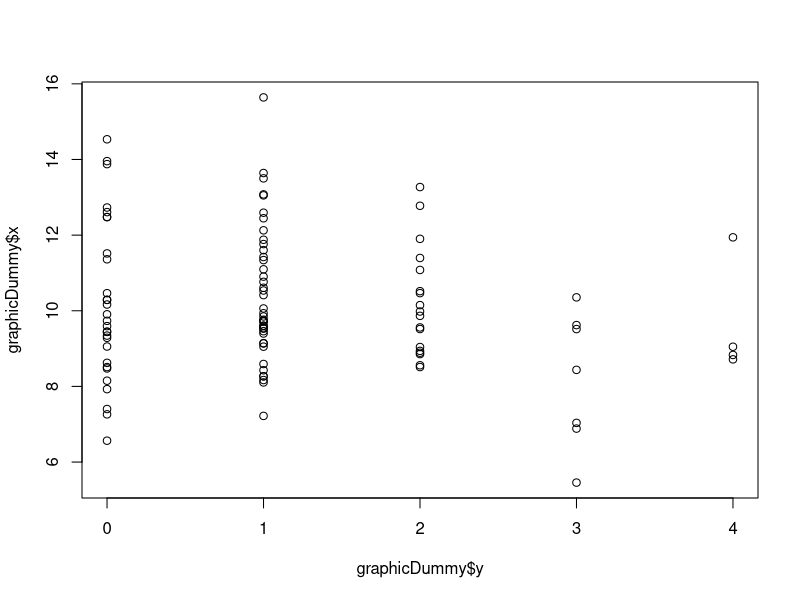
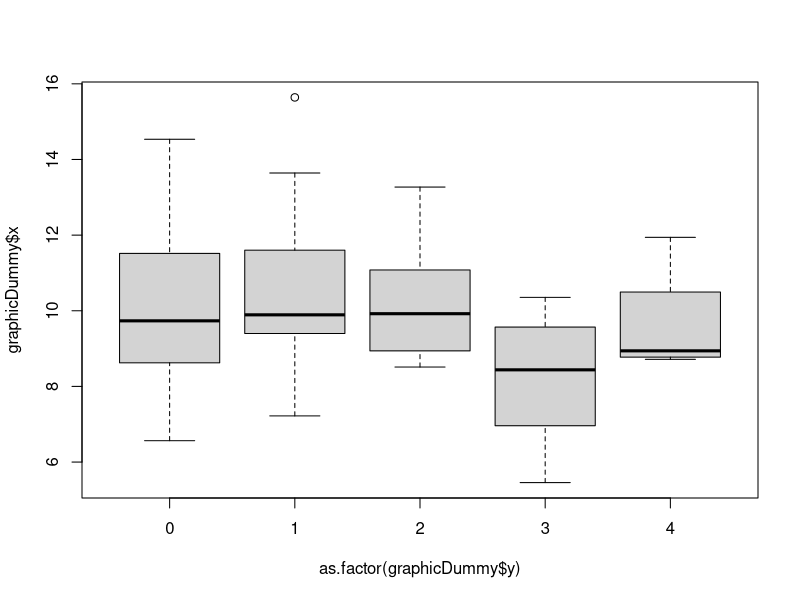
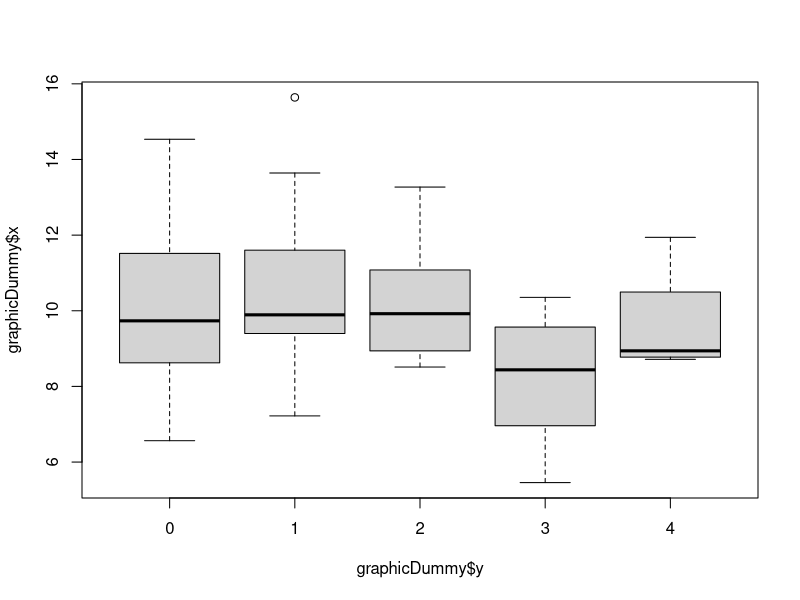
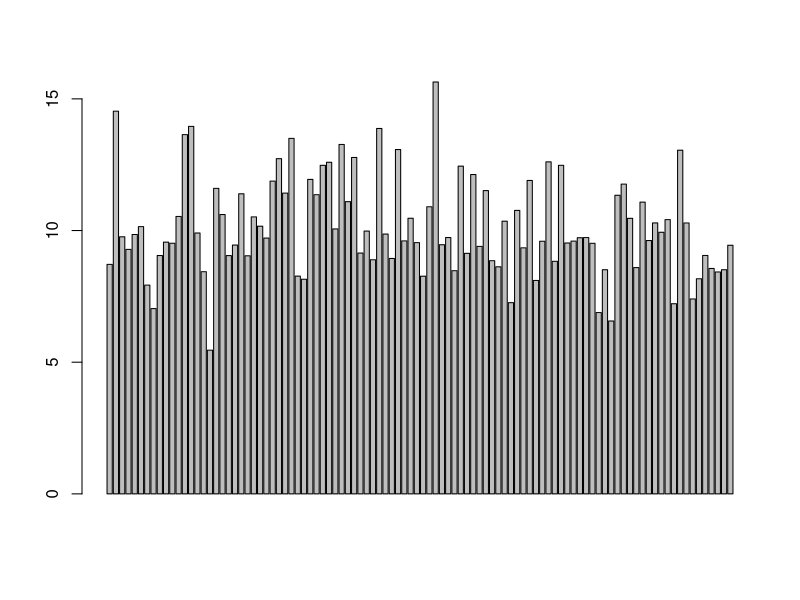
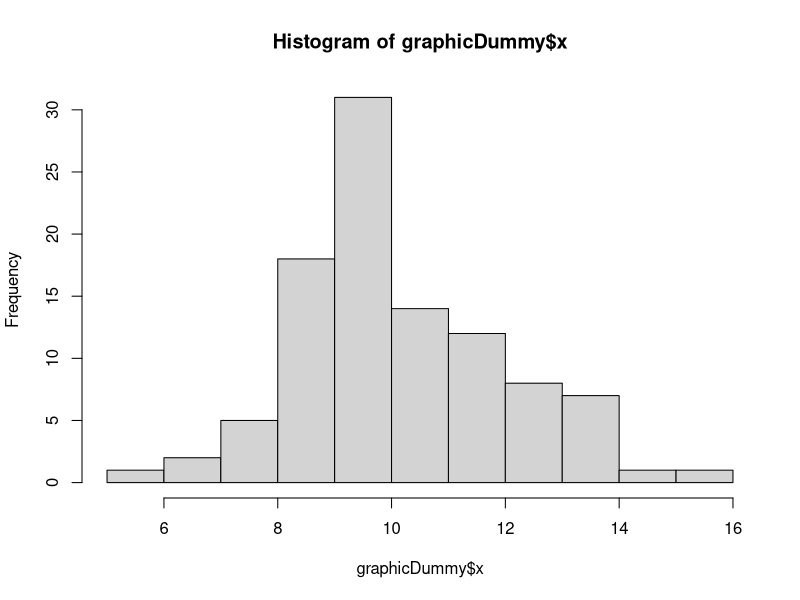
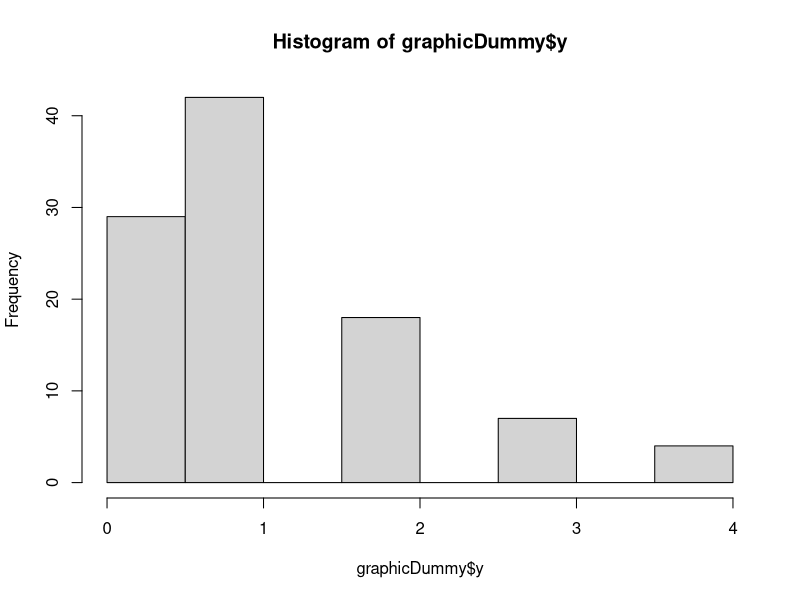
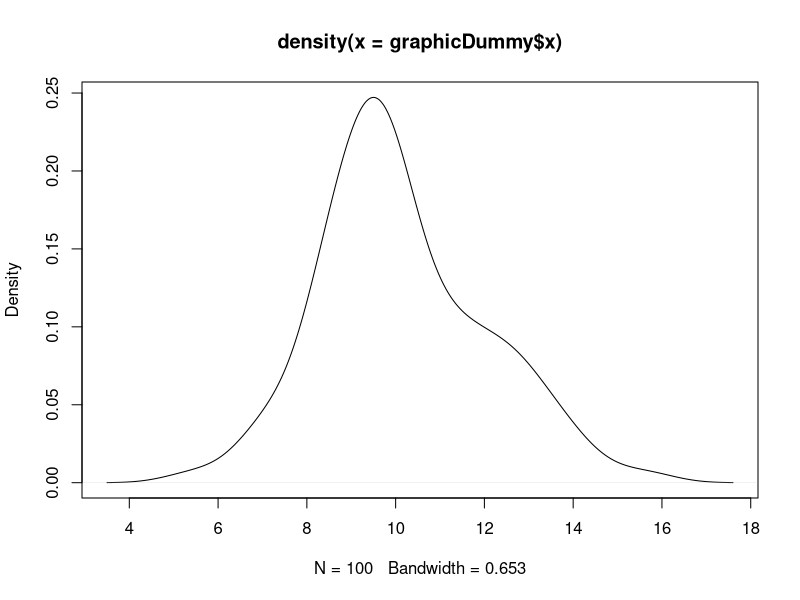
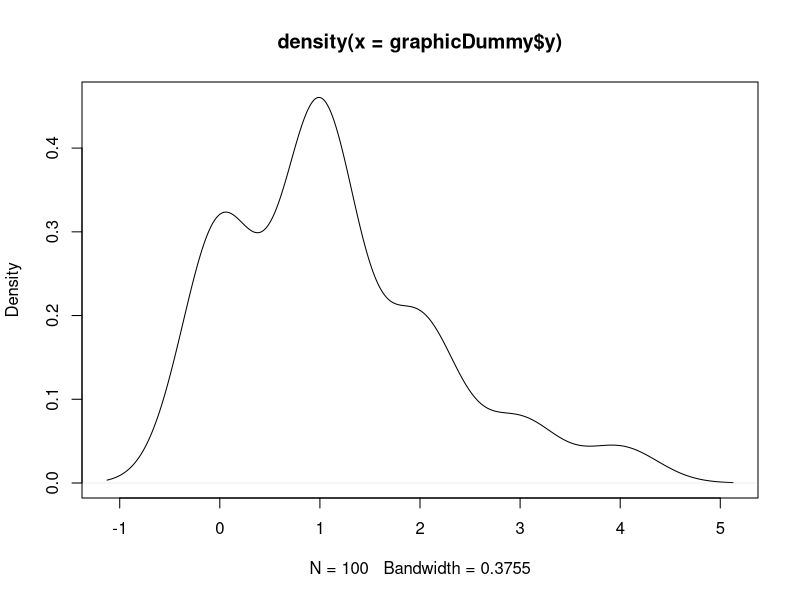

Write the R code that produced these figures, in order.
## ---- chunk 1
library('ggplot2')
library('dplyr')
## ---- chunk 2
graphicDummy <- data.frame(x = rnorm(100, 10, 2), y = rpois(100, 1.2))
plot(graphicDummy$x~graphicDummy$y)
plot(graphicDummy$x~as.factor(graphicDummy$y))
boxplot(graphicDummy$x~graphicDummy$y)
barplot(graphicDummy$x)
hist(graphicDummy$x)
hist(graphicDummy$y)
plot(density(graphicDummy$x))
plot(density(graphicDummy$y))
## ---- chunk 3
plotTable <- data.frame(time = 1:10,
                        depVal = c((1:10)*2)+2,
                        typeDep = rep(c('first', 'second'), times = 5))
basePlot <- ggplot(plotTable, aes(x = time, y = depVal)) +
  geom_point(aes(colour = typeDep, alpha = 0.8, shape = typeDep, size = 3.5),
             show.legend = FALSE)
basePlot
## ---- chunk 4
basePlot +
  labs(title = 'Basic dot plot', x = 'Time', y = 'Dependent variable') +
  theme(axis.title.x = element_text(size = rel(0.7), colour = 'red'),
        axis.title.y = element_text(size = rel(1.1)), 
        plot.background = element_rect(fill = 'yellow'),
        panel.background = element_rect(fill = 'pink'),
        panel.grid = element_blank())
  
## ---- chunk 5
basePlot +
  labs(title = 'Basic dot plot', x = 'Time', y = 'Dependent variable') +
  theme_bw() +
  theme(panel.grid = element_blank())
## ---- chunk 6
coinDensity <- data.frame(coin = c(rep(1, times = 282), rep(0, times = 218)))
ggplot(coinDensity, aes(x = coin)) + geom_density()
## ---- chunk 7
tCoinDensity <- data.frame(coin = rbinom(500, 1, 0.5))
ggplot(tCoinDensity, aes(x = coin)) + geom_density()
## ---- chunk 8
coinTest <- bind_rows(coinDensity, tCoinDensity) %>%
  bind_cols(distribution = rep(c('empirical', 'theoretical'), each = 500))
ggplot(coinTest, aes(x = coin, fill = distribution)) + 
  geom_density(alpha = 0.7, colour = 'yellow') +
  scale_fill_manual(values = c('blue', 'violet'))

